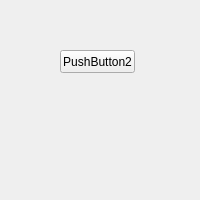
<?xml version="1.0" encoding="UTF-8"?>
<ui version="4.0">
 <class>stacked_form2</class>
 <widget class="QWidget" name="stacked_form2">
  <property name="geometry">
   <rect>
    <x>0</x>
    <y>0</y>
    <width>200</width>
    <height>200</height>
   </rect>
  </property>
  <property name="windowTitle">
   <string>Form</string>
  </property>
  <widget class="QPushButton" name="pushButton">
   <property name="geometry">
    <rect>
     <x>60</x>
     <y>50</y>
     <width>75</width>
     <height>23</height>
    </rect>
   </property>
   <property name="text">
    <string>PushButton2</string>
   </property>
  </widget>
 </widget>
 <resources/>
 <connections/>
</ui>
